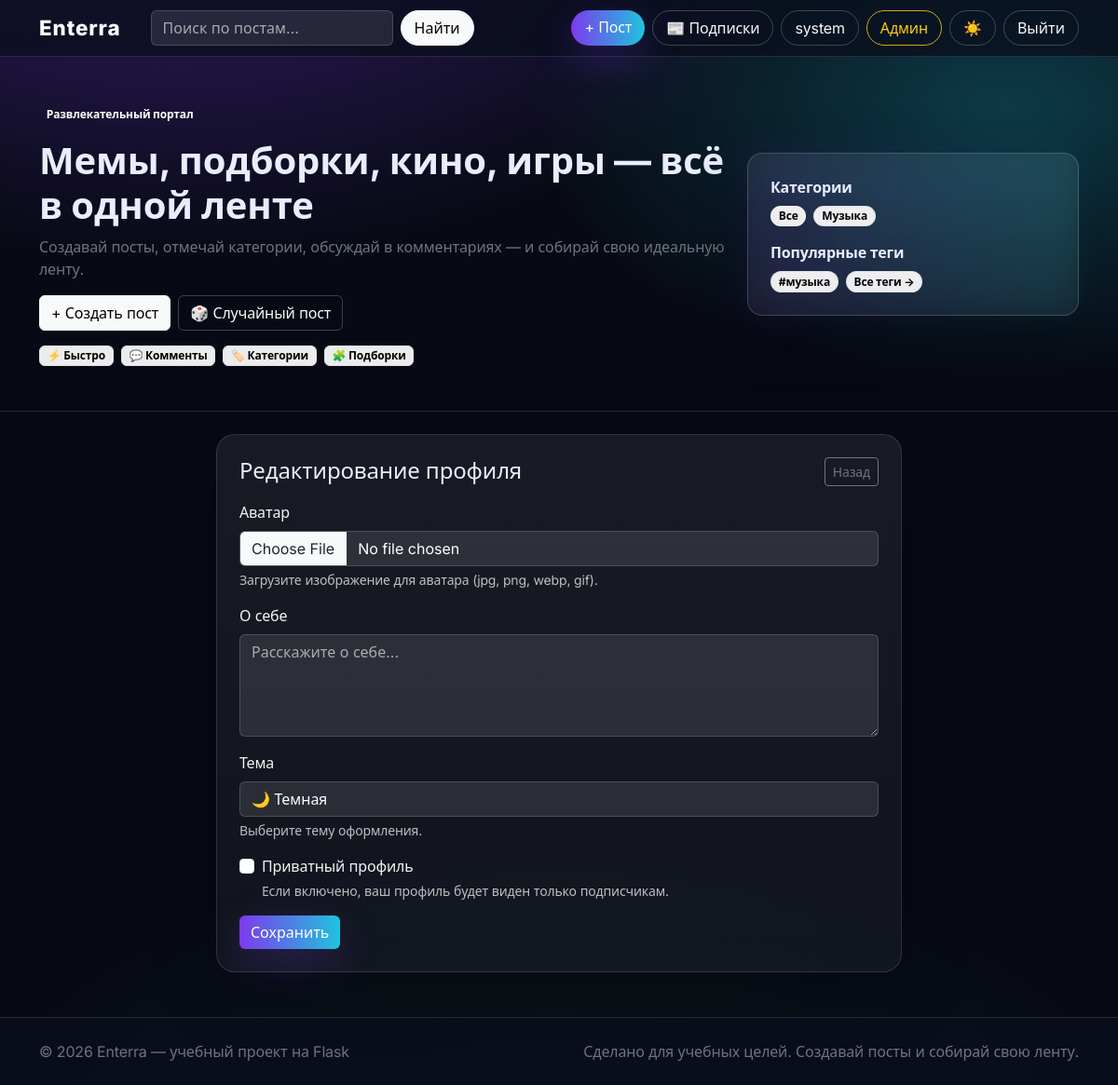
The app's page /profile/edit (signed in) with its own data.
### portal/models.py (models this page shows, shortened)
class User(db.Model, UserMixin):
    id = db.Column(db.Integer, primary_key=True)
    username = db.Column(db.String(32), unique=True, nullable=False, index=True)
    email = db.Column(db.String(255), unique=True, nullable=False, index=True)
    password_hash = db.Column(db.String(255), nullable=False)
    is_admin = db.Column(db.Boolean, default=False, nullable=False)
    created_at = db.Column(db.DateTime, default=lambda: datetime.now(timezone.utc), nullable=False)
    avatar_path = db.Column(db.String(255), nullable=True)
    bio = db.Column(db.String(500), nullable=True)
    is_private = db.Column(db.Boolean, default=False, nullable=False)
    theme_preference = db.Column(db.String(16), default="dark", nullable=False)  # dark, light, auto
    posts = db.relationship("Post", backref="author", lazy=True, cascade="all, delete-orphan")
    comments = db.relationship("Comment", backref="author", lazy=True, cascade="all, delete-orphan")
    likes = db.relationship("PostLike", backref="user", lazy=True, cascade="all, delete-orphan")
    achievements = db.relationship("UserAchievement", backref="user", lazy=True, cascade="all, delete-orphan")
    quiz_results = db.relationship("QuizResult", backref="user", lazy=True, cascade="all, delete-orphan")
    following = db.relationship(
        "Follow",
        foreign_keys="Follow.follower_id",
        backref="follower",
        lazy="dynamic",
        cascade="all, delete-orphan",
    )
    followers = db.relationship(
        "Follow",
        foreign_keys="Follow.followed_id",
        backref="followed",
        lazy="dynamic",
        cascade="all, delete-orphan",
    )

class Category(db.Model):
    id = db.Column(db.Integer, primary_key=True)
    slug = db.Column(db.String(64), unique=True, nullable=False, index=True)
    title = db.Column(db.String(64), unique=True, nullable=False)

class Tag(db.Model):
    id = db.Column(db.Integer, primary_key=True)
    name = db.Column(db.String(32), unique=True, nullable=False, index=True)
    slug = db.Column(db.String(32), unique=True, nullable=False, index=True)
    created_at = db.Column(db.DateTime, default=lambda: datetime.now(timezone.utc), nullable=False)

### portal/routes.py (the view, shortened to what this page needs)
@bp.route("/profile/edit", methods=["GET", "POST"])
@login_required
def profile_edit():
    form = ProfileEditForm(obj=current_user)
    if request.method == "GET":
        form.theme_preference.data = current_user.theme_preference or "dark"
    return render_template("profile_edit.html", form=form)

### portal/forms.py
class ProfileEditForm(FlaskForm):
    bio = TextAreaField("О себе", validators=[Optional(), Length(max=500)])
    is_private = BooleanField("Приватный профиль", default=False)
    theme_preference = StringField("Тема", validators=[Optional(), Length(max=16)])
    avatar = FileField(
        "Аватар",
        validators=[
            FileAllowed(
                ["jpg", "jpeg", "png", "gif", "webp"],
                "Только изображения (jpg, png, webp, gif).",
            )
        ],
    )

class SearchForm(FlaskForm):
    q = StringField("Поиск", validators=[DataRequired(), Length(min=1, max=80)])

### portal/models.py (called while the page is built)
@login_manager.user_loader
def load_user(user_id: str):
    return db.session.get(User, int(user_id))

### portal/routes.py (called while the page is built)
@bp.context_processor
def inject_globals():
    popular_tags = (
        db.session.query(Tag, func.count(Post.id).label("count"))
        .join(Post.tags)
        .filter(Post.is_published.is_(True))
        .group_by(Tag.id)
        .order_by(func.count(Post.id).desc())
        .limit(20)
        .all()
    )
    return {
        "all_categories": Category.query.order_by(Category.title.asc()).all(),
        "popular_tags": [t[0] for t in popular_tags],
        "search_form": SearchForm(),
    }

### portal/templates/profile_edit.html (shortened to what this page needs)
{% extends "base.html" %}
{% from "_macros.html" import render_field %}
{% block content %}
  <div class="row justify-content-center mt-4">
    <div class="col-lg-8">
      <div class="portal-panel p-3 p-lg-4">
        <div class="d-flex justify-content-between align-items-center">
          <div class="h4 mb-0">Редактирование профиля</div>
          <a class="btn btn-sm btn-outline-secondary" href="{{ url_for('main.profile', username=current_user.username) }}">Назад</a>
        </div>
        <form method="post" class="mt-3" enctype="multipart/form-data">
          <div class="mb-3">
            <label class="form-label" for="{{ form.avatar.id }}">{{ form.avatar.label.text }}</label>
            {{ form.avatar(class_="form-control") }}
            <div class="form-text">Загрузите изображение для аватара (jpg, png, webp, gif).</div>
          </div>
          <div class="mb-3">
            <label class="form-label" for="{{ form.bio.id }}">{{ form.bio.label.text }}</label>
            {{ form.bio(class_="form-control", rows="4", placeholder="Расскажите о себе...") }}
          </div>
          <div class="mb-3">
            <label class="form-label" for="{{ form.theme_preference.id }}">{{ form.theme_preference.label.text }}</label>
            <select class="form-select" id="{{ form.theme_preference.id }}" name="{{ form.theme_preference.name }}">
              <option value="dark" {% if current_user.theme_preference == 'dark' %}selected{% endif %}>🌙 Темная</option>
            </select>
            <div class="form-text">Выберите тему оформления.</div>
          </div>
          <div class="form-check mb-3">
            {{ form.is_private(class_="form-check-input") }}
            <label class="form-check-label" for="{{ form.is_private.id }}">{{ form.is_private.label.text }}</label>
            <div class="form-text">Если включено, ваш профиль будет виден только подписчикам.</div>
          </div>
          <button class="btn btn-primary">Сохранить</button>
        </form>
      </div>
    </div>
  </div>
{% endblock %}

### portal/templates/base.html (shortened to what this page needs)
<!doctype html>
<html lang="ru">
  <head>
    <link href="https://cdn.jsdelivr.net/npm/bootstrap@5.3.3/dist/css/bootstrap.min.css" rel="stylesheet">
    <link rel="stylesheet" href="{{ url_for('static', filename='css/app.css') }}">
  </head>
  <body>
    <nav class="navbar navbar-expand-lg navbar-dark sticky-top portal-nav">
      <div class="container">
        <a class="navbar-brand fw-extrabold" href="{{ url_for('main.index') }}">Enterra</a>
        <div class="collapse navbar-collapse" id="nav">
          <form class="d-flex ms-lg-3 me-lg-auto mt-3 mt-lg-0" method="post" action="{{ url_for('main.search') }}">
            <input class="form-control me-2 portal-search" name="q" placeholder="Поиск по постам…" value="{{ q or '' }}">
            <button class="btn btn-light">Найти</button>
          </form>
          <div class="d-flex gap-2 mt-3 mt-lg-0">
            {% if current_user.is_authenticated %}
              <a class="btn btn-primary" href="{{ url_for('main.post_new') }}">+ Пост</a>
              <a class="btn btn-outline-light" href="{{ url_for('main.following_feed') }}">📰 Подписки</a>
              <a class="btn btn-outline-light" href="{{ url_for('main.profile', username=current_user.username) }}">{{ current_user.username }}</a>
              {% if current_user.is_admin %}
                <a class="btn btn-outline-warning" href="{{ url_for('main.admin') }}">Админ</a>
              {% endif %}
              <form method="post" action="{{ url_for('main.toggle_theme') }}" class="d-inline">
                <button class="btn btn-outline-light" type="submit" title="Переключить тему">
                  {% if current_user.theme_preference == 'light' %}🌙{% else %}☀️{% endif %}
                </button>
              </form>
              <form method="post" action="{{ url_for('main.logout') }}">
                <button class="btn btn-outline-light" type="submit">Выйти</button>
              </form>
            {% else %}
              <a class="btn btn-outline-light" href="{{ url_for('main.login') }}">Войти</a>
              <a class="btn btn-light" href="{{ url_for('main.register') }}">Регистрация</a>
            {% endif %}
          </div>
        </div>
      </div>
    </nav>
    <header class="portal-hero">
      <div class="container py-4 py-lg-5">
        <div class="row align-items-center g-4">
          <div class="col-lg-8">
            <div class="badge text-bg-dark-subtle mb-3">Развлекательный портал</div>
            <h1 class="display-6 fw-bold mb-2">Мемы, подборки, кино, игры — всё в одной ленте</h1>
            <div class="text-secondary">Создавай посты, отмечай категории, обсуждай в комментариях — и собирай свою идеальную ленту.</div>
            <div class="d-flex gap-2 mt-3">
              <a class="btn btn-light" href="{{ url_for('main.post_new') }}">+ Создать пост</a>
              <a class="btn btn-outline-light" href="{{ url_for('main.random_post') }}">🎲 Случайный пост</a>
            </div>
            <div class="d-flex flex-wrap gap-2 mt-3">
              <span class="badge text-bg-light border">⚡ Быстро</span>
              <span class="badge text-bg-light border">💬 Комменты</span>
              <span class="badge text-bg-light border">🏷️ Категории</span>
              <span class="badge text-bg-light border">🧩 Подборки</span>
            </div>
          </div>
          <div class="col-lg-4">
            <div class="portal-cats portal-glow p-3 p-lg-4">
              <div class="fw-bold mb-2">Категории</div>
              <div class="d-flex flex-wrap gap-2">
                <a class="badge rounded-pill text-bg-light portal-pill {% if not active_category %}active{% endif %}" href="{{ url_for('main.index') }}">Все</a>
                {% for c in all_categories %}
                  <a class="badge rounded-pill text-bg-light portal-pill {% if active_category == c.slug %}active{% endif %}" href="{{ url_for('main.index', category=c.slug) }}">{{ c.title }}</a>
                {% endfor %}
              </div>
              {% if popular_tags %}
                <div class="fw-bold mb-2 mt-3">Популярные теги</div>
                <div class="d-flex flex-wrap gap-2">
                  {% for tag in popular_tags[:10] %}
                    <a class="badge rounded-pill text-bg-light portal-pill" href="{{ url_for('main.index', tag=tag.slug) }}">#{{ tag.name }}</a>
                  {% endfor %}
                  <a class="badge rounded-pill text-bg-light portal-pill" href="{{ url_for('main.tags_cloud') }}">Все теги →</a>
                </div>
              {% endif %}
            </div>
          </div>
        </div>
      </div>
    </header>
    <main class="container pb-5">
      {% block content %}{% endblock %}
    </main>
    <footer class="portal-footer">
      <div class="container py-4 d-flex flex-column flex-md-row gap-2 justify-content-between">
        <div class="text-secondary">© {{ 2026 }} Enterra — учебный проект на Flask</div>
        <div class="text-secondary">Сделано для учебных целей. Создавай посты и собирай свою ленту.</div>
      </div>
    </footer>
  </body>
</html>

### portal/static/css/app.css (style rules this page uses)
:root { --bg: #070a14; --fg: #e9edff; --muted: rgba(233,237,255,.70); --card: rgba(255,255,255,.06); --card2: rgba(255,255,255,.085); --stroke: rgba(255,255,255,.12); --stroke2: rgba(255,255,255,.18); --brand: #7c3aed; --brand2: #22d3ee; --shadow: 0 18px 60px rgba(0,0,0,.45); }
html, body { font-family: Inter, system-ui, -apple-system, Segoe UI, Roboto, Arial, sans-serif; background: radial-gradient(1200px 680px at 16% -10%, rgba(124,58,237,.38), transparent 58%), radial-gradient(980px 560px at 90% 10%, rgba(34,211,238,.24), transparent 52%), radial-gradient(1200px 820px at 50% 120%, rgba(16,185,129,.10), transparent 60%), var(--bg); color: var(--fg); transition: background 0.3s ease, color 0.3s ease; -webkit-font-smoothing: antialiased; -moz-osx-font-smoothing: grayscale; text-rendering: optimizeLegibility; font-weight: 400; letter-spacing: -0.01em; }
.fw-extrabold { font-weight: 800; }
.container { max-width: 1140px; }
.portal-glow { position: relative; }
.portal-glow::before { content:""; position:absolute; inset:-2px; border-radius: 20px; background: linear-gradient(90deg, rgba(124,58,237,.55), rgba(34,211,238,.45)); filter: blur(18px); opacity: .22; z-index: -1; }
.portal-nav { background: rgba(10, 14, 28, .75); border-bottom: 1px solid var(--stroke); backdrop-filter: blur(14px); }
.navbar-brand { font-size: 1.4rem; letter-spacing: .04em; }
.navbar .btn { border-radius: 999px; padding-inline: 14px; }
.navbar .btn-outline-light, .navbar .btn-outline-warning { background: transparent; }
.navbar .btn-outline-warning { border-color: rgba(250,204,21,.8); color: #facc15; }
.portal-hero { border-bottom: 1px solid var(--stroke); }
.portal-search { background: rgba(255,255,255,.12); border: 1px solid rgba(255,255,255,.16); color: #fff; }
.portal-search::placeholder { color: rgba(255,255,255,.7); }
.portal-cats { background: linear-gradient(180deg, rgba(255,255,255,.07), rgba(255,255,255,.05)); border: 1px solid var(--stroke2); border-radius: 16px; box-shadow: var(--shadow); }
.portal-pill { color: #111; text-decoration: none; border: 1px solid rgba(0,0,0,.05); }
.portal-pill.active { background: #fff !important; border-color: rgba(255,255,255,.7); box-shadow: 0 12px 40px rgba(0,0,0,.25); }
.portal-panel { background: linear-gradient(180deg, rgba(255,255,255,.07), rgba(255,255,255,.045)); border: 1px solid var(--stroke); border-radius: 20px; box-shadow: 0 18px 70px rgba(0,0,0,.25); }
.portal-footer { border-top: 1px solid var(--stroke); background: rgba(10, 14, 28, .65); }
.form-control, .form-select { background: rgba(255,255,255,.10) !important; border: 1px solid rgba(255,255,255,.16) !important; color: #ffffff !important; }
.form-control::placeholder, .form-select::placeholder { color: rgba(255,255,255,.6) !important; opacity: 1 !important; }
.form-text { color: rgba(255,255,255,.72) !important; }
label.form-label, .form-check-label { color: rgba(255,255,255,.95) !important; }
a { color: #b8c2ff; }
.btn-primary { background: linear-gradient(90deg, rgba(124,58,237,1), rgba(34,211,238,.92)); border: 0; box-shadow: 0 14px 42px rgba(124,58,237,.25); }
.btn-outline-light { border-color: rgba(255,255,255,.22); }
.badge.text-bg-light { background: rgba(255,255,255,.92) !important; }
@media (prefers-reduced-motion: no-preference) { .portal-card, .portal-panel, .portal-cats, .portal-list-item { will-change: transform; } }

### records on screen
User: username "system", theme_preference "🌙 Темная"
Category: title "Музыка"
Tag: name "музыка"

### other values on screen
{{ 2026 }} "2026"
